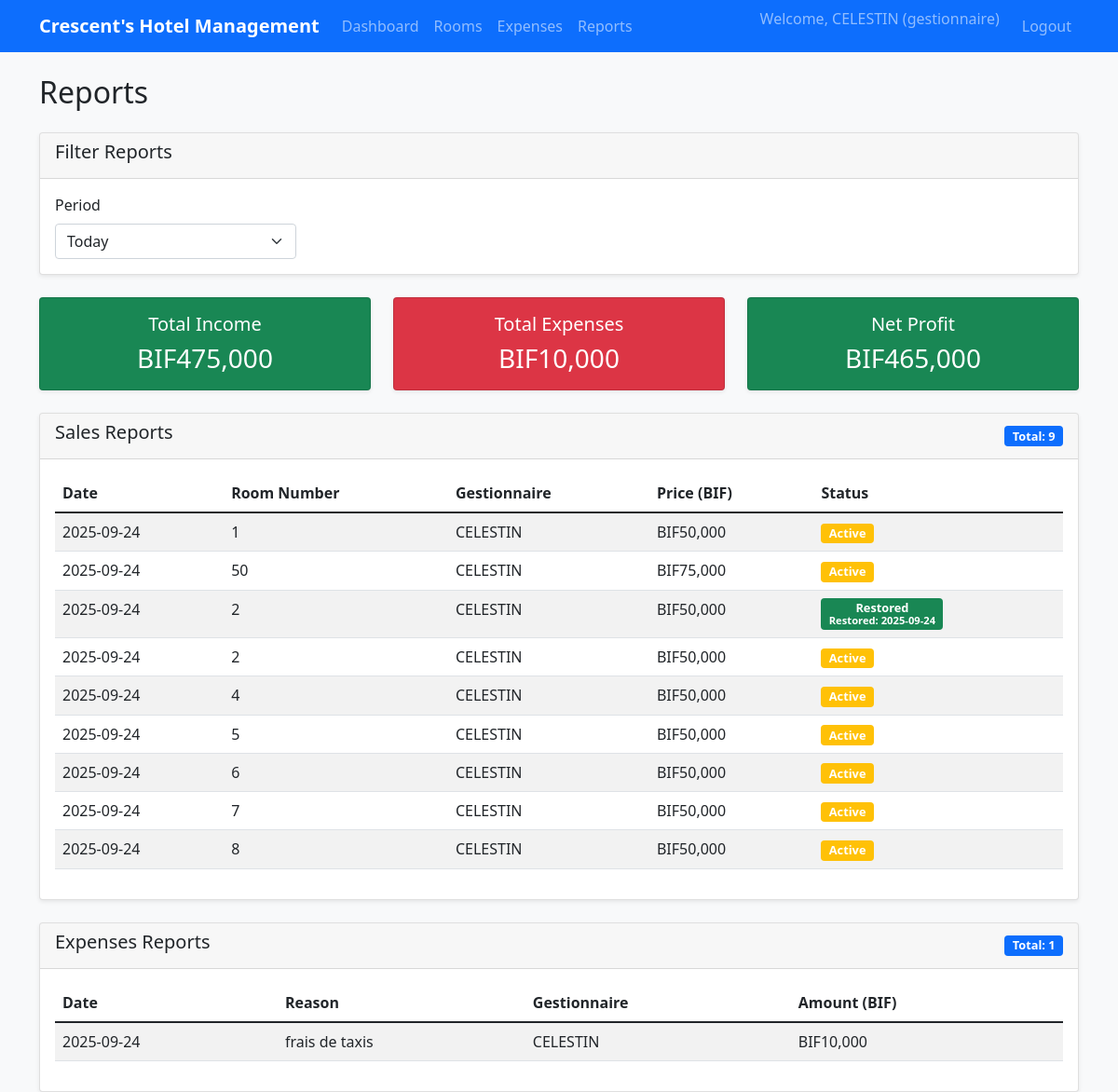
Screenshot of /reports (signed in) with the database file from the repository.
### tables this page shows
CREATE TABLE users (
            id INTEGER PRIMARY KEY AUTOINCREMENT,
            name TEXT NOT NULL,
            role TEXT NOT NULL,
            password TEXT NOT NULL
        , created_at TEXT);

CREATE TABLE sales (
            id INTEGER PRIMARY KEY AUTOINCREMENT,
            room_id INTEGER NOT NULL,
            gestionnaire_id INTEGER NOT NULL,
            date TEXT NOT NULL,
            price REAL NOT NULL, status TEXT DEFAULT "active", restore_date TEXT,
            FOREIGN KEY (room_id) REFERENCES rooms (room_id),
            FOREIGN KEY (gestionnaire_id) REFERENCES users (id)
        );

CREATE TABLE rooms (
            room_id INTEGER PRIMARY KEY AUTOINCREMENT,
            room_number INTEGER UNIQUE NOT NULL,
            status TEXT DEFAULT 'available',
            price REAL NOT NULL
        );

CREATE TABLE expenses (
            id INTEGER PRIMARY KEY AUTOINCREMENT,
            gestionnaire_id INTEGER NOT NULL,
            reason TEXT NOT NULL,
            amount REAL NOT NULL,
            date TEXT NOT NULL,
            FOREIGN KEY (gestionnaire_id) REFERENCES users (id)
        );

### app.py (the view)
@app.route('/reports')
@login_required()
def reports():
    period = request.args.get('period', 'today')
    if period == 'today':
        start_date = end_date = date.today().isoformat()
    elif period == 'week':
        end_date = date.today().isoformat()
        start_date = (date.today() - timedelta(days=7)).isoformat()
    elif period == 'month':
        end_date = date.today().isoformat()
        start_date = (date.today() - timedelta(days=30)).isoformat()
    else:
        start_date = request.args.get('start_date', date.today().isoformat())
        end_date = request.args.get('end_date', date.today().isoformat())
    conn = get_db_connection()
    if session['role'] == 'admin':
        sales = conn.execute('''
            SELECT s.*, r.room_number, u.name as gestionnaire_name
            FROM sales s
            JOIN rooms r ON s.room_id = r.room_id
            JOIN users u ON s.gestionnaire_id = u.id
            WHERE s.date BETWEEN ? AND ?
            ORDER BY s.date DESC
        ''', (start_date, end_date)).fetchall()
    else:
        sales = conn.execute('''
            SELECT s.*, r.room_number, u.name as gestionnaire_name
            FROM sales s
            JOIN rooms r ON s.room_id = r.room_id
            JOIN users u ON s.gestionnaire_id = u.id
            WHERE s.gestionnaire_id = ? AND s.date BETWEEN ? AND ?
            ORDER BY s.date DESC
        ''', (session['user_id'], start_date, end_date)).fetchall()
    if session['role'] == 'admin':
        expenses = conn.execute('''
            SELECT e.*, u.name as gestionnaire_name
            FROM expenses e
            JOIN users u ON e.gestionnaire_id = u.id
            WHERE e.date BETWEEN ? AND ?
            ORDER BY e.date DESC
        ''', (start_date, end_date)).fetchall()
    else:
        expenses = conn.execute('''
            SELECT e.*, u.name as gestionnaire_name
            FROM expenses e
            JOIN users u ON e.gestionnaire_id = u.id
            WHERE e.gestionnaire_id = ? AND e.date BETWEEN ? AND ?
            ORDER BY e.date DESC
        ''', (session['user_id'], start_date, end_date)).fetchall()
    if session['role'] == 'admin':
        total_income = conn.execute(
            'SELECT SUM(price) FROM sales WHERE date BETWEEN ? AND ?',
            (start_date, end_date)
        ).fetchone()[0] or 0
        total_expenses = conn.execute(
            'SELECT SUM(amount) FROM expenses WHERE date BETWEEN ? AND ?',
            (start_date, end_date)
        ).fetchone()[0] or 0
    else:
        total_income = conn.execute(
            'SELECT SUM(price) FROM sales WHERE gestionnaire_id = ? AND date BETWEEN ? AND ?',
            (session['user_id'], start_date, end_date)
        ).fetchone()[0] or 0
        total_expenses = conn.execute(
            'SELECT SUM(amount) FROM expenses WHERE gestionnaire_id = ? AND date BETWEEN ? AND ?',
            (session['user_id'], start_date, end_date)
        ).fetchone()[0] or 0
    net_profit = total_income - total_expenses
    conn.close()
    return render_template('reports.html',
                         sales=sales,
                         expenses=expenses,
                         total_income=total_income,
                         total_expenses=total_expenses,
                         net_profit=net_profit,
                         period=period,
                         start_date=start_date,
                         end_date=end_date)

### app.py (called while the page is built)
def login_required(role=None):
    def decorator(f):
        @functools.wraps(f)
        def decorated_function(*args, **kwargs):
            if 'user_id' not in session:
                return redirect(url_for('login'))
            if role and session.get('role') != role:
                flash('Access denied. Insufficient permissions.', 'danger')
                return redirect(url_for('dashboard'))
            return f(*args, **kwargs)
        return decorated_function
    return decorator

### database.py (called while the page is built)
def get_db_connection():
    conn = sqlite3.connect('hotel.db')
    conn.row_factory = sqlite3.Row
    return conn

### templates/reports.html (shortened to what this page needs)
{% extends "base.html" %}
{% block content %}
<h2 class="mb-4">Reports</h2>
<div class="card mb-4">
    <div class="card-header">
        <h5>Filter Reports</h5>
    </div>
    <div class="card-body">
        <form method="GET" action="{{ url_for('reports') }}" class="row g-3">
            <div class="col-md-3">
                <label for="period" class="form-label">Period</label>
                <select class="form-select" id="period" name="period" onchange="this.form.submit()">
                    <option value="today" {% if period == 'today' %}selected{% endif %}>Today</option>
                </select>
            </div>
        </form>
    </div>
</div>
<div class="row mb-4">
    <div class="col-md-4">
        <div class="card text-white bg-success">
            <div class="card-body text-center">
                <h5 class="card-title">Total Income</h5>
                <h3 class="card-text">{{ "BIF{:,.0f}".format(total_income) }}</h3>
            </div>
        </div>
    </div>
    <div class="col-md-4">
        <div class="card text-white bg-danger">
            <div class="card-body text-center">
                <h5 class="card-title">Total Expenses</h5>
                <h3 class="card-text">{{ "BIF{:,.0f}".format(total_expenses) }}</h3>
            </div>
        </div>
    </div>
    <div class="col-md-4">
        <div class="card text-white bg-{{ 'success' if net_profit >= 0 else 'danger' }}">
            <div class="card-body text-center">
                <h5 class="card-title">Net Profit</h5>
                <h3 class="card-text">{{ "BIF{:,.0f}".format(net_profit) }}</h3>
            </div>
        </div>
    </div>
</div>
<div class="card mb-4">
    <div class="card-header d-flex justify-content-between align-items-center">
        <h5>Sales Reports</h5>
        <span class="badge bg-primary">Total: {{ sales|length }}</span>
    </div>
    <div class="card-body">
        {% if sales %}
        <div class="table-responsive">
            <table class="table table-striped">
                <thead>
                    <tr>
                        <th>Date</th>
                        <th>Room Number</th>
                        <th>Gestionnaire</th>
                        <th>Price (BIF)</th>
                        <th>Status</th>
                    </tr>
                </thead>
                <tbody>
                    {% for sale in sales %}
                    <tr>
                        <td>{{ sale.date }}</td>
                        <td>{{ sale.room_number }}</td>
                        <td>{{ sale.gestionnaire_name }}</td>
                        <td>{{ "BIF{:,.0f}".format(sale.price) }}</td>
                        <td>
                            <span class="badge bg-{{ 'success' if sale.status == 'restored' else 'warning' if sale.status == 'active' else 'secondary' }}">
                                {{ sale.status|title }}
                                {% if sale.restore_date %}
                                <br><small>Restored: {{ sale.restore_date }}</small>
                                {% endif %}
                            </span>
                        </td>
                    </tr>
                    {% endfor %}
                </tbody>
            </table>
        </div>
        {% else %}
        <p class="text-muted">No sales records found for the selected period.</p>
        {% endif %}
    </div>
</div>
<div class="card">
    <div class="card-header d-flex justify-content-between align-items-center">
        <h5>Expenses Reports</h5>
        <span class="badge bg-primary">Total: {{ expenses|length }}</span>
    </div>
    <div class="card-body">
        {% if expenses %}
        <div class="table-responsive">
            <table class="table table-striped">
                <thead>
                    <tr>
                        <th>Date</th>
                        <th>Reason</th>
                        <th>Gestionnaire</th>
                        <th>Amount (BIF)</th>
                    </tr>
                </thead>
                <tbody>
                    {% for expense in expenses %}
                    <tr>
                        <td>{{ expense.date }}</td>
                        <td>{{ expense.reason }}</td>
                        <td>{{ expense.gestionnaire_name }}</td>
                        <td>{{ "BIF{:,.0f}".format(expense.amount) }}</td>
                    </tr>
                    {% endfor %}
                </tbody>
            </table>
        </div>
        {% else %}
        <p class="text-muted">No expenses records found for the selected period.</p>
        {% endif %}
    </div>
</div>
{% endblock %}

### templates/base.html (shortened to what this page needs)
<!DOCTYPE html>
<html lang="en">
<head>
    <link href="https://cdn.jsdelivr.net/npm/bootstrap@5.1.3/dist/css/bootstrap.min.css" rel="stylesheet">
    <link rel="stylesheet" href="{{ url_for('static', filename='css/style.css') }}">
</head>
<body>
    <nav class="navbar navbar-expand-lg navbar-dark bg-primary">
        <div class="container">
            <a class="navbar-brand" href="{{ url_for('dashboard') }}">Crescent's Hotel Management</a>
            <div class="collapse navbar-collapse" id="navbarNav">
                <ul class="navbar-nav me-auto">
                    {% if session.get('user_id') %}
                        <li class="nav-item">
                            <a class="nav-link" href="{{ url_for('dashboard') }}">Dashboard</a>
                        </li>
                        <li class="nav-item">
                            <a class="nav-link" href="{{ url_for('rooms') }}">Rooms</a>
                        </li>
                        <li class="nav-item">
                            <a class="nav-link" href="{{ url_for('expenses') }}">Expenses</a>
                        </li>
                        <li class="nav-item">
                            <a class="nav-link" href="{{ url_for('reports') }}">Reports</a>
                        </li>
                    {% endif %}
                </ul>
                <ul class="navbar-nav">
                    {% if session.get('user_id') %}
                        <li class="nav-item">
                            <span class="navbar-text me-3">
                                Welcome, {{ session.username }} ({{ session.role }})
                            </span>
                        </li>
                        <li class="nav-item">
                            <a class="nav-link" href="{{ url_for('logout') }}">Logout</a>
                        </li>
                    {% else %}
                        <li class="nav-item">
                            <a class="nav-link" href="{{ url_for('login') }}">Login</a>
                        </li>
                    {% endif %}
                </ul>
            </div>
        </div>
    </nav>
    <div class="container mt-4">
        {% block content %}{% endblock %}
    </div>
</body>
</html>

### static/css/style.css (style rules this page uses)
body { background-color: #f8f9fa; }
.card { box-shadow: 0 0.125rem 0.25rem rgba(0, 0, 0, 0.075); border: 1px solid rgba(0, 0, 0, 0.125); }
.navbar-brand { font-weight: bold; }
.table th { border-top: none; }
.badge { font-size: 0.8em; }

### rows the page displays
users: username "CELESTIN", role "gestionnaire"
sales: date "2025-09-24", room_number "1", gestionnaire_name "CELESTIN", price "BIF50,000", status "Active"
sales: date "2025-09-24", room_number "50", gestionnaire_name "CELESTIN", price "BIF75,000", status "Active"
sales: date "2025-09-24", room_number "2", gestionnaire_name "CELESTIN", price "BIF50,000", status "Restored", restore_date "2025-09-24"
sales: date "2025-09-24", room_number "2", gestionnaire_name "CELESTIN", price "BIF50,000", status "Active"
sales: date "2025-09-24", room_number "4", gestionnaire_name "CELESTIN", price "BIF50,000", status "Active"
sales: date "2025-09-24", room_number "5", gestionnaire_name "CELESTIN", price "BIF50,000", status "Active"
sales: date "2025-09-24", room_number "6", gestionnaire_name "CELESTIN", price "BIF50,000", status "Active"
sales: date "2025-09-24", room_number "7", gestionnaire_name "CELESTIN", price "BIF50,000", status "Active"
sales: date "2025-09-24", room_number "8", gestionnaire_name "CELESTIN", price "BIF50,000", status "Active"
expenses: date "2025-09-24", reason "frais de taxis", gestionnaire_name "CELESTIN", amount "BIF10,000"

### other values shown
{{ "BIF{:,.0f}".format(total_income) }} "BIF475,000"
{{ "BIF{:,.0f}".format(total_expenses) }} "BIF10,000"
{{ "BIF{:,.0f}".format(net_profit) }} "BIF465,000"
{{ sales|length }} "9"
{{ expenses|length }} "1"
